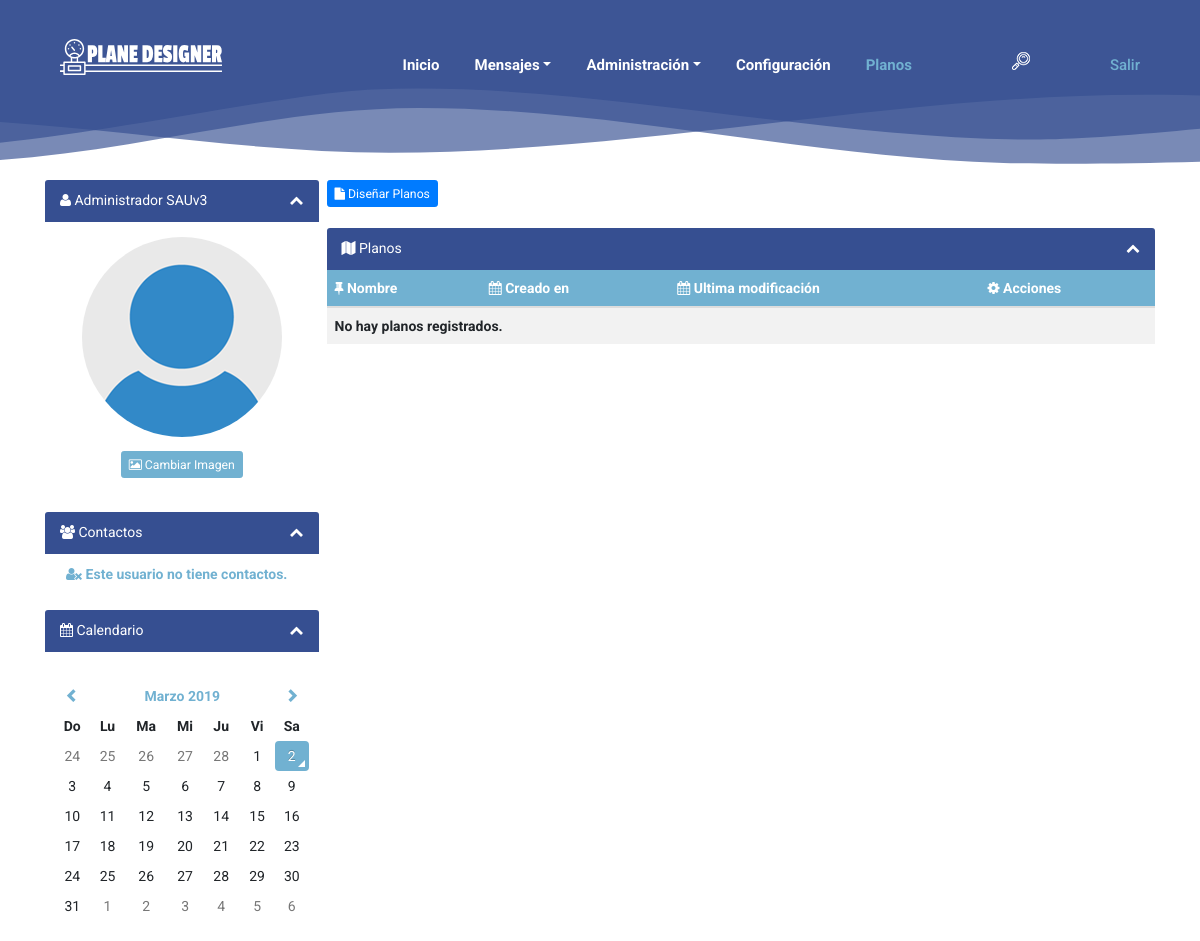
Page /php/sau-planos.php (signed in) on the earlier database version.
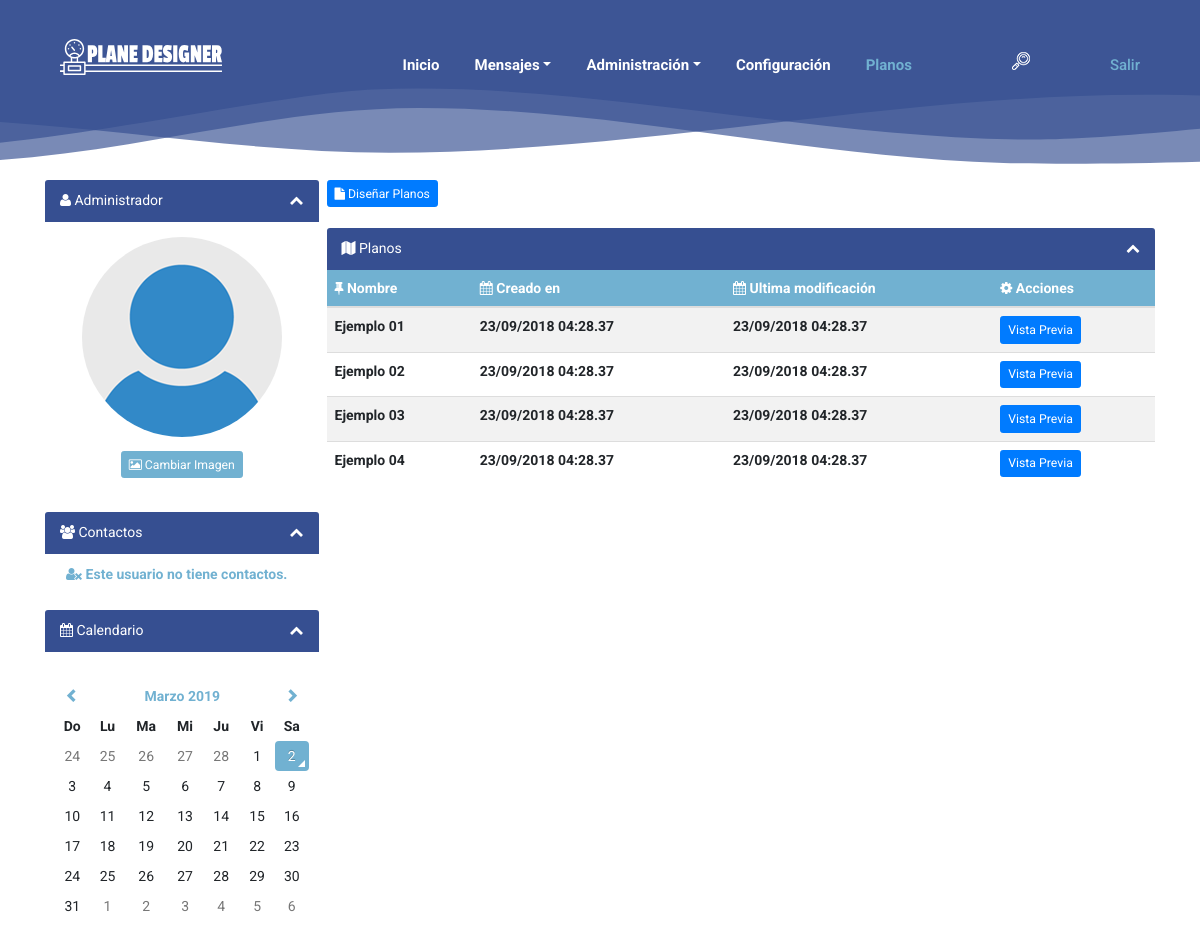
Same page on the later database version.
### tables this page shows
CREATE TABLE IF NOT EXISTS `usuarios` (
  `idusuario` int(11) NOT NULL,
  `nombre` varchar(250) DEFAULT NULL,
  `apellido` varchar(250) DEFAULT NULL,
  `profile` varchar(250) DEFAULT NULL,
  `email` varchar(100) DEFAULT NULL,
  `password` varchar(250) DEFAULT NULL,
  `registro` date DEFAULT NULL,
  `permalink` varchar(250) DEFAULT NULL,
  `activo` int(11) DEFAULT NULL,
  `ranker` int(11) DEFAULT NULL
);

CREATE TABLE IF NOT EXISTS `draw` (
    `ident`       int unsigned                          NOT NULL auto_increment,
    `name`        varchar(128)                          NOT NULL,
    `data`        mediumtext                            NOT NULL,
    `image`       blob                                  NULL,
    `usuario`     int(11)                               NOT NULL,
    `ts_created`  int(11)                               NOT NULL,
    `ts_modified` int(11)                               NOT NULL,
    PRIMARY KEY (`ident`),
    UNIQUE INDEX (`name`),
    FOREIGN KEY (`usuario`) REFERENCES `usuarios`(`idusuario`) ON UPDATE CASCADE ON DELETE RESTRICT
) DEFAULT;

### php/sau-admin/sau-conexion.php (called while the page is built, shortened)
<?php
class Conexion {
    private static $instancia;
    private $dbh;
    private function __construct() {
        try {
            $this->dbh = new PDO('mysql:host='.HOST.';dbname='.DBNAME, DBUSER, DBPASSWORD);
            $this->dbh->exec("SET CHARACTER SET utf8");
        } catch (PDOException $e) {
            print "Error!: " . $e->getMessage();
            die();
        }
    }
    public function prepare($sql) {
        return $this->dbh->prepare($sql);
    }
    public static function singleton_conexion() {
        if (!isset(self::$instancia)) {
            self::$instancia = new $miclase;
        }
       return self::$instancia;
    }
}

### php/sau-includes/sau-functions.php (the view, shortened to what this page needs)
<?php
function getpreference($iduser){
    $conexion = Conexion::singleton_conexion();
    $SQL = "SELECT * FROM preferiences WHERE usuario = :usuario LIMIT 1";
    $sentence = $conexion -> prepare($SQL);
    $sentence -> bindParam(':usuario',$iduser, PDO::PARAM_STR);
    $sentence ->execute();
    $results = $sentence -> fetchAll();
    if (empty($results)) {
        getstyle(1);
    }else{
        foreach ($results as $key){
            saulanger($key['lang']);
            getstyle($key['theme']);
        }
    }
}
function getstyle($style){
    if($style == 1){
        echo'<link href="css/custom/sau-default.css" rel="stylesheet">';
    }elseif ($style == 2) {
        echo'<link href="css/custom/sau-blue.css" rel="stylesheet">';
    }elseif ($style == 3) {
        echo'<link href="css/custom/sau-black.css" rel="stylesheet">';
    }elseif ($style == 4) {
        echo'<link href="css/custom/sau-gray.css" rel="stylesheet">';
    }elseif ($style == 5) {
        echo'<link href="css/custom/sau-red.css" rel="stylesheet">';
    }
}
function getprofileimg($iduser){
    $conexion = Conexion::singleton_conexion();
    $SQL = "SELECT * FROM usuarios WHERE idusuario = :idusuario";
    $sentence = $conexion -> prepare($SQL);
    $sentence -> bindParam(':idusuario',$iduser, PDO::PARAM_INT);
    $sentence ->execute();
    $results = $sentence -> fetchAll();
    if (!empty($results)) {
        foreach ($results as $key){
            if($key['profile'] == 1){
                echo'<img class="profile-image" src="img/profile-normal.png">';
            }else{
                echo'<img class="profile-image" src="'.$key['profile'].'">';
            }
        }
    }
}
function thename($iduser){
    $conexion = Conexion::singleton_conexion();
    $SQL = "SELECT * FROM usuarios WHERE idusuario = :idusuario";
    $sentence = $conexion -> prepare($SQL);
    $sentence -> bindParam(':idusuario',$iduser, PDO::PARAM_INT);
    $sentence ->execute();
    $results = $sentence -> fetchAll();
    if (!empty($results)) {
        foreach ($results as $key){
            echo $key['nombre'].' '.$key['apellido'];
        }
    }
}
function mycontacs($iduser){
    $conexion = Conexion::singleton_conexion();
    $SQL = 'SELECT usuarios.profile AS profile, usuarios.nombre AS nombre, usuarios.apellido AS apellido, usuarios.permalink FROM contacts INNER JOIN usuarios ON usuarios.idusuario = contacts.contact WHERE contacts.fromcontact = :contact ORDER BY contacts.idcontacts DESC LIMIT 16';
    $sentence = $conexion -> prepare($SQL);
    $sentence -> bindParam(':contact', $iduser, PDO::PARAM_STR);
    $sentence -> execute();
    $resultado = $sentence -> fetchAll();
    if(empty($resultado)){
        echo '<div class="col-sm-12 text-center nocontacts"><i class="fa fa-user-times"></i> '.SAULANG26.'</div>';
    }
}
function planestable(){
    $conexion = Conexion::singleton_conexion();
    $SQL = 'SELECT ident,name,ts_created,ts_modified,usuario
        FROM draw
        WHERE usuario = :usuario';
    $sentence = $conexion -> prepare($SQL);
    $sentence -> bindParam(':usuario',$_SESSION['idusuario'], PDO::PARAM_INT);
    $sentence -> execute();
    $resultados = $sentence -> fetchAll();
    if(!empty($resultados)){
        foreach($resultados as $key){
            $created = date('d/m/Y h:i.s',$key['ts_created']);
            $modified = date('d/m/Y h:i.s',$key['ts_modified']);
            $urlencode=urlencode($key['name']);
            echo '
                <tr>
                <td>'.$key['name'].'</td>
                <td>'.$created.'</td>
                <td>'.$modified.'</td>
                <td><a class="btn btn-primary btn-sm" href="draft/rest/svg.php?file='.$urlencode.'"
                    onclick="window.open(\'draft/rest/svg.php?file='.$urlencode.'\',\'name\',\'width=800,height=600\'); return false;">Vista Previa</a></td>
                </tr>';
        }
    }else{
        echo '
        <tr><td colspan="4">No hay planos registrados.</td></tr>';
    }
}

### php/sau-planos.php (shortened to what this page needs)
<?php
require_once __DIR__.'/sau-includes/sau-functions.php';
?>
<!DOCTYPE html>
<html lang="es">
    <head>
        <link rel="stylesheet" href="css/sau.css" />
        <link rel="stylesheet" href="css/style.css" />
        <link rel="stylesheet" href="css/responsive.css" />
        <?php getpreference($_SESSION['idusuario']); ?>
    </head>
    <body>
        <header class="header_area">
            <div class="container-fluid h-100">
                <div class="row h-100">
                    <div class="col-12 h-100">
                        <div class="menu_area h-100">
                            <nav class="navbar h-100 navbar-expand-lg align-items-center">
                                <a class="navbar-brand" href="escritorio"><img src="img/core-img/logo.svg"></a>
                                <div class="collapse navbar-collapse justify-content-end" id="mosh-navbar">
                                    <ul class="navbar-nav animated" id="nav">
                                        <li class="nav-item"><a class="nav-link" href="escritorio"><?php echo SAULANG1; ?></a></li>
                                        <li class="nav-item dropdown">
                                            <a class="nav-link dropdown-toggle"
                                               href="#"
                                               role="button"
                                               data-toggle="dropdown"
                                               aria-haspopup="true"
                                               aria-expanded="false"><?php echo SAULANG3; ?><?php messagesnoread(); ?></a>
                                        </li>
                                    <?php if($_SESSION['ranker']<>1){ ?>
                                        <li class="nav-item dropdown">
                                            <a class="nav-link dropdown-toggle"
                                               href="sau-admin"
                                               role="button"
                                               data-toggle="dropdown"
                                               aria-haspopup="true"
                                               aria-expanded="false"><?php echo SAULANGA; ?></a>
                                        </li>
                                    <?php } ?>
                                        <li class="nav-item"><a class="nav-link" href="config"><?php echo SAULANG4; ?></a></li>
                                        <li class="nav-item active"><a class="nav-link" href="plane">Planos</a></li>
                                    </ul>
                                    <div class="search-button">
                                        <a href="#" id="search-btn"><img src="img/core-img/search-icon.png" alt="Search"></a>
                                    </div>
                                    <div class="login-register-btn">
                                        <a href="logout"><?php echo SAULANG2; ?></a>
                                    </div>
                                </div>
                            </nav>
                        </div>
                    </div>
                </div>
            </div>
        </header>
        <div class="mosh-breadcumb-area" style="background-image: url(img/core-img/breadcrumb.svg);">
            <div class="container h-100">
                <div class="row h-100 align-items-center">
                </div>
            </div>
        </div>
        <div class="container">
            <div id="leftbar" class="col-sm-3">
                <div class="panel panel-default">
                    <div class="panel-heading"><i class="fa fa-user"></i> <?php thename($_SESSION['idusuario']); ?> <a class="collapse-block"><i class="fa fa-chevron-up"></i></a></div>
                    <div class="panel-body text-center">
                        <?php getprofileimg($_SESSION['idusuario']); ?>
                        <button class="changenowimg btn btn-default btn-sm"><i class="fa fa-picture-o"></i> <?php echo SAULANG7; ?></button>
                    </div>
                </div>
                <div class="panel panel-default">
                    <div class="panel-heading"><i class="fa fa-users"></i> <?php echo SAULANG8; ?> <a class="collapse-block"><i class="fa fa-chevron-up"></i></a></div>
                        <div id="contactos" class="panel-body">
                            <?php mycontacs($_SESSION['idusuario']); ?>
                        </div>
                    </div>
                    <div class="panel panel-default">
                        <div class="panel-heading"><i class="fa fa-calendar"></i> <?php echo SAULANG9; ?> <a class="collapse-block"><i class="fa fa-chevron-up"></i></a></div>
                        <div class="panel-body nopadding">
                            <div id="calendar-now"></div>
                        </div>
                    </div>
                </div>
                <div id="sidebar" class="col-sm-9">
                    <button type="button" class="btn btn-primary btn-sm" onclick="location.href='graficar';">
                        <i class="fa fa-file"></i>&nbsp;Diseñar Planos
                    </button>
                    <br />
                    <br />
                    <div class="panel panel-default">
                        <div class="panel-heading"><i class="fa fa-map"></i>&nbsp;Planos<a class="collapse-block"><i class="fa fa-chevron-up"></i></a></div>
                        <div class="panel-body messagesbox">
                            <table class="table table-striped">
                                <thead class="messages-table-header">
                                    <tr>
                                    <th><i class="fa fa-thumb-tack"></i>&nbsp;Nombre</th>
                                    <th><i class="fa fa-calendar"></i>&nbsp;Creado en</th>
                                    <th><i class="fa fa-calendar"></i>&nbsp;Ultima modificación</th>
                                    <th><i class="fa fa-cog"></i>&nbsp;Acciones</th>
                                    </tr>
                                </thead>
                                <tbody class="mesages-body">
                                    <?php planestable(); ?>
                                </tbody>
                            </table>
                        </div>
                    </div>
                </div>
            </div>
    </body>
</html>

### php/css/sau.css (style rules this page uses)
a,a:hover,a:focus,a:active { text-decoration: none; }
a,button { -moz-transition: all .2s ease-in; -o-transition: all .2s ease-in; -webkit-transition: all .2s ease-in; transition: all .2s ease-in; }
.table { margin-bottom: 0px; }
.profile-image { border-radius: 50%; }
.nopadding { padding: 0px; }
.panel-body { padding: 15px 10px 5px; }
.panel { width: 100%; float: left; }
.messagesbox { padding: 0px; }
.mesages-body { font-weight: bold; }

### php/css/style.css (style rules this page uses)
* { margin: 0; padding: 0; }
body, html { font-family: 'Roboto', sans-serif; }
a, a:hover, a:focus, a:active { font-weight: 700; text-decoration: none; -webkit-transition-duration: 500ms; transition-duration: 500ms; }
li { list-style: none; }
ul, ol { margin: 0; padding: 0; }
img { max-width: 100%; height: auto; }
.header_area { left: 0; position: absolute; width: 100%; z-index: 999; top: 0; padding: 0 15px; height: 120px; background-color: transparent; -webkit-transition-duration: 700ms; transition-duration: 700ms; }
.menu_area { position: relative; z-index: 2; }
.menu_area #nav .nav-link { color: #fff; display: block; font-size: 15px; -webkit-transition-duration: 500ms; transition-duration: 500ms; padding: 0 15px; }
.menu_area #nav .nav-link:hover, .menu_area #nav .nav-item.active .nav-link, .menu_area .dropdown-item:hover { color: #71B1D1; }
.login-register-btn { margin-top: 10px; }
.login-register-btn a { color: #71B1D1; display: inline-block; font-weight: 500; font-size: 15px; }
.search-button > a { margin: 0 80px; }
.navbar-nav { -webkit-transition-duration: 500ms; transition-duration: 500ms; }
.panel { background-color: #fff; border: 0 solid transparent; border-radius: 4px; box-shadow: 0 0 0 transparent; margin-bottom: 15px; }
.mosh-breadcumb-area { height: 180px; width: 100%; position: relative; z-index: 1; background-position: bottom center; }

### php/css/custom/sau-default.css (style rules this page uses)
html { font-size: 14px; }
.panel-default>.panel-heading { color: #FFF; background-color: #364f91; border-color: #364f91; }
.btn-default { color: #FFF; background-color: #71B1D1; border-color: #71B1D1; }
.collapse-block { cursor: pointer; color: #FFF; float: right; }
.nocontacts { color: #71B1D1; font-weight: bold; margin-bottom: 5px; }
.messages-table-header { background: #71B1D1; color: #FFF; }

### php/css/sau/responsive.css (style rules this page uses)
@media (min-width:768px) { #sidebar { padding: 0px 0px 0px 4px; } }
@media (min-width:768px) { #leftbar { padding: 0px 4px 0px 0px; } }
@media (min-width:768px) { #contactos { padding: 10px 10px 5px 0px; } }
@media (min-width:768px) { .navbar-nav>li>a { padding-top: 6px; padding-bottom: 6px; border-radius: 4px; margin-top: 9px; margin-right: 5px; } }

Differences in the rows shown:
changed usuarios "Administrador": apellido "SAUv3" → (not shown)
added draw: name "Ejemplo 01", ts_created "23/09/2018 04:28.37", ts_modified "23/09/2018 04:28.37"
added draw: name "Ejemplo 02", ts_created "23/09/2018 04:28.37", ts_modified "23/09/2018 04:28.37"
added draw: name "Ejemplo 03", ts_created "23/09/2018 04:28.37", ts_modified "23/09/2018 04:28.37"
added draw: name "Ejemplo 04", ts_created "23/09/2018 04:28.37", ts_modified "23/09/2018 04:28.37"
Other differences:
text no longer shown: "No hay planos registrados."
